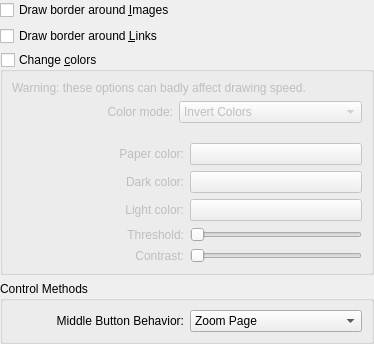
<ui version="4.0" >
 <class>DlgAccessibilityBase</class>
 <widget class="QWidget" name="DlgAccessibilityBase" >
  <property name="geometry" >
   <rect>
    <x>0</x>
    <y>0</y>
    <width>374</width>
    <height>327</height>
   </rect>
  </property>
  <layout class="QVBoxLayout" >
   <property name="leftMargin" >
    <number>0</number>
   </property>
   <property name="topMargin" >
    <number>0</number>
   </property>
   <property name="rightMargin" >
    <number>0</number>
   </property>
   <property name="bottomMargin" >
    <number>0</number>
   </property>
   <item>
    <widget class="QCheckBox" name="kcfg_HighlightImages" >
     <property name="text" >
      <string>Draw border around &amp;Images</string>
     </property>
    </widget>
   </item>
   <item>
    <widget class="QCheckBox" name="kcfg_HighlightLinks" >
     <property name="text" >
      <string>Draw border around &amp;Links</string>
     </property>
    </widget>
   </item>
   <item>
    <widget class="QGroupBox" name="kcfg_ChangeColors" >
     <property name="enabled" >
      <bool>true</bool>
     </property>
     <property name="title" >
      <string>Change &amp;colors</string>
     </property>
     <property name="checkable" >
      <bool>true</bool>
     </property>
     <property name="checked" >
      <bool>false</bool>
     </property>
     <layout class="QVBoxLayout" >
      <item>
       <widget class="QLabel" name="warn" >
        <property name="sizePolicy" >
         <sizepolicy vsizetype="Maximum" hsizetype="Preferred" >
          <horstretch>0</horstretch>
          <verstretch>0</verstretch>
         </sizepolicy>
        </property>
        <property name="text" >
         <string>Warning: these options can badly affect drawing speed.</string>
        </property>
        <property name="textFormat" >
         <enum>Qt::PlainText</enum>
        </property>
        <property name="wordWrap" >
         <bool>true</bool>
        </property>
       </widget>
      </item>
      <item>
       <layout class="QHBoxLayout" >
        <item>
         <widget class="QLabel" name="label" >
          <property name="text" >
           <string>Color mode:</string>
          </property>
          <property name="alignment" >
           <set>Qt::AlignRight|Qt::AlignTrailing|Qt::AlignVCenter</set>
          </property>
         </widget>
        </item>
        <item>
         <widget class="KComboBox" name="kcfg_RenderMode" >
          <item>
           <property name="text" >
            <string>Invert Colors</string>
           </property>
          </item>
          <item>
           <property name="text" >
            <string>Change Paper Color</string>
           </property>
          </item>
          <item>
           <property name="text" >
            <string>Change Dark &amp; Light Colors</string>
           </property>
          </item>
          <item>
           <property name="text" >
            <string>Convert to Black &amp; White</string>
           </property>
          </item>
         </widget>
        </item>
       </layout>
      </item>
      <item>
       <spacer>
        <property name="orientation" >
         <enum>Qt::Vertical</enum>
        </property>
        <property name="sizeType" >
         <enum>QSizePolicy::Fixed</enum>
        </property>
        <property name="sizeHint" >
         <size>
          <width>20</width>
          <height>8</height>
         </size>
        </property>
       </spacer>
      </item>
      <item>
       <widget class="QWidget" native="1" name="page_invert" />
      </item>
      <item>
       <widget class="QWidget" native="1" name="page_paperColor" >
        <layout class="QVBoxLayout" >
         <property name="leftMargin" >
          <number>0</number>
         </property>
         <property name="topMargin" >
          <number>0</number>
         </property>
         <property name="rightMargin" >
          <number>0</number>
         </property>
         <property name="bottomMargin" >
          <number>0</number>
         </property>
         <item>
          <layout class="QHBoxLayout" >
           <property name="spacing" >
            <number>6</number>
           </property>
           <property name="leftMargin" >
            <number>0</number>
           </property>
           <property name="topMargin" >
            <number>0</number>
           </property>
           <property name="rightMargin" >
            <number>0</number>
           </property>
           <property name="bottomMargin" >
            <number>0</number>
           </property>
           <item>
            <widget class="QLabel" name="textLabel1" >
             <property name="text" >
              <string>Paper color:</string>
             </property>
             <property name="alignment" >
              <set>Qt::AlignRight|Qt::AlignTrailing|Qt::AlignVCenter</set>
             </property>
             <property name="buddy" >
              <cstring>kcfg_PaperColor</cstring>
             </property>
            </widget>
           </item>
           <item>
            <widget class="KColorButton" name="kcfg_PaperColor" />
           </item>
          </layout>
         </item>
        </layout>
       </widget>
      </item>
      <item>
       <widget class="QWidget" native="1" name="page_darkLight" >
        <layout class="QVBoxLayout" >
         <property name="leftMargin" >
          <number>0</number>
         </property>
         <property name="topMargin" >
          <number>0</number>
         </property>
         <property name="rightMargin" >
          <number>0</number>
         </property>
         <property name="bottomMargin" >
          <number>0</number>
         </property>
         <item>
          <layout class="QHBoxLayout" >
           <property name="spacing" >
            <number>6</number>
           </property>
           <property name="leftMargin" >
            <number>0</number>
           </property>
           <property name="topMargin" >
            <number>0</number>
           </property>
           <property name="rightMargin" >
            <number>0</number>
           </property>
           <property name="bottomMargin" >
            <number>0</number>
           </property>
           <item>
            <widget class="QLabel" name="textLabel3" >
             <property name="text" >
              <string>Dark color:</string>
             </property>
             <property name="alignment" >
              <set>Qt::AlignRight|Qt::AlignTrailing|Qt::AlignVCenter</set>
             </property>
            </widget>
           </item>
           <item>
            <widget class="KColorButton" name="kcfg_RecolorForeground" />
           </item>
          </layout>
         </item>
         <item>
          <layout class="QHBoxLayout" >
           <property name="spacing" >
            <number>6</number>
           </property>
           <property name="leftMargin" >
            <number>0</number>
           </property>
           <property name="topMargin" >
            <number>0</number>
           </property>
           <property name="rightMargin" >
            <number>0</number>
           </property>
           <property name="bottomMargin" >
            <number>0</number>
           </property>
           <item>
            <widget class="QLabel" name="textLabel3_2" >
             <property name="text" >
              <string>Light color:</string>
             </property>
             <property name="alignment" >
              <set>Qt::AlignRight|Qt::AlignTrailing|Qt::AlignVCenter</set>
             </property>
            </widget>
           </item>
           <item>
            <widget class="KColorButton" name="kcfg_RecolorBackground" />
           </item>
          </layout>
         </item>
        </layout>
       </widget>
      </item>
      <item>
       <widget class="QWidget" native="1" name="page_bw" >
        <layout class="QVBoxLayout" >
         <property name="leftMargin" >
          <number>0</number>
         </property>
         <property name="topMargin" >
          <number>0</number>
         </property>
         <property name="rightMargin" >
          <number>0</number>
         </property>
         <property name="bottomMargin" >
          <number>0</number>
         </property>
         <item>
          <layout class="QGridLayout" >
           <item row="0" column="0" >
            <widget class="QLabel" name="textLabel2" >
             <property name="sizePolicy" >
              <sizepolicy vsizetype="Preferred" hsizetype="MinimumExpanding" >
               <horstretch>0</horstretch>
               <verstretch>0</verstretch>
              </sizepolicy>
             </property>
             <property name="text" >
              <string>Threshold:</string>
             </property>
             <property name="alignment" >
              <set>Qt::AlignRight|Qt::AlignTrailing|Qt::AlignVCenter</set>
             </property>
            </widget>
           </item>
           <item row="0" column="1" >
            <widget class="QSlider" name="kcfg_BWThreshold" >
             <property name="sizePolicy" >
              <sizepolicy vsizetype="Fixed" hsizetype="Expanding" >
               <horstretch>0</horstretch>
               <verstretch>0</verstretch>
              </sizepolicy>
             </property>
             <property name="pageStep" >
              <number>16</number>
             </property>
             <property name="orientation" >
              <enum>Qt::Horizontal</enum>
             </property>
            </widget>
           </item>
           <item row="1" column="0" >
            <widget class="QLabel" name="textLabel2_2" >
             <property name="sizePolicy" >
              <sizepolicy vsizetype="Preferred" hsizetype="MinimumExpanding" >
               <horstretch>0</horstretch>
               <verstretch>0</verstretch>
              </sizepolicy>
             </property>
             <property name="text" >
              <string>Contrast:</string>
             </property>
             <property name="alignment" >
              <set>Qt::AlignRight|Qt::AlignTrailing|Qt::AlignVCenter</set>
             </property>
            </widget>
           </item>
           <item row="1" column="1" >
            <widget class="QSlider" name="kcfg_BWContrast" >
             <property name="sizePolicy" >
              <sizepolicy vsizetype="Fixed" hsizetype="Expanding" >
               <horstretch>0</horstretch>
               <verstretch>0</verstretch>
              </sizepolicy>
             </property>
             <property name="pageStep" >
              <number>1</number>
             </property>
             <property name="orientation" >
              <enum>Qt::Horizontal</enum>
             </property>
            </widget>
           </item>
          </layout>
         </item>
        </layout>
       </widget>
      </item>
     </layout>
    </widget>
   </item>
   <item>
    <widget class="QGroupBox" >
     <property name="title">
      <string>Control Methods</string>
     </property>
     <layout class="QVBoxLayout" >
      <item>
       <layout class="QHBoxLayout" >
        <property name="spacing">
         <number>6</number>
        </property>
        <item>
         <widget class="QLabel" name="textLabel4">
          <property name="layoutDirection">
           <enum>Qt::LeftToRight</enum>
          </property>
          <property name="text">
           <string>Middle Button Behavior:</string>
          </property>
          <property name="alignment">
           <set>Qt::AlignRight|Qt::AlignTrailing|Qt::AlignVCenter</set>
          </property>
         </widget>
        </item>
        <item>
         <widget class="QComboBox" name="kcfg_MiddlePress">
          <item>
           <property name="text">
            <string>Zoom Page</string>
           </property>
          </item>
          <item>
           <property name="text">
            <string>Disabled</string>
           </property>
          </item>
         </widget>
        </item>
       </layout>
      </item>
     </layout>
    </widget>
   </item>
   <item>
    <spacer>
     <property name="orientation" >
      <enum>Qt::Vertical</enum>
     </property>
     <property name="sizeType" >
      <enum>QSizePolicy::Expanding</enum>
     </property>
     <property name="sizeHint" >
      <size>
       <width>20</width>
       <height>20</height>
      </size>
     </property>
    </spacer>
   </item>
  </layout>
 </widget>
  <customwidgets>
  <customwidget>
   <class>KColorButton</class>
   <extends>QPushButton</extends>
   <header>kcolorbutton.h</header>
  </customwidget>
  <customwidget>
   <class>KComboBox</class>
   <extends>QComboBox</extends>
   <header>kcombobox.h</header>
  </customwidget>
 </customwidgets>
 <resources/>
 <connections/>
</ui>
